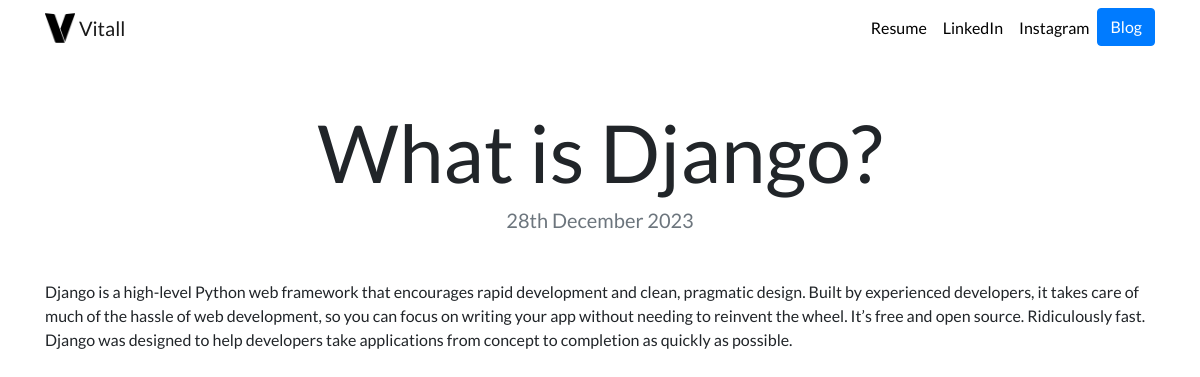
The app's page /blog/2/ with its own data.
### blog/models.py (models this page shows, shortened)
class Blog(models.Model):
    title = models.CharField(max_length=200)
    description = models.TextField()
    date = models.DateField()

### blog/views.py (the view)
# urls.py: path('<int:blog_id>/', views.detail, name='detail'),
def detail(request, blog_id):
    blog = get_object_or_404(Blog, pk=blog_id)
    return render(request, 'blog/detail.html',{'blog':blog})

### blog/templates/blog/detail.html
{% extends "portfolio/base.html" %}
{% load static %}
{% block content %}
<h1 class="text-center mt-5" id="blogdetailtitle">{{ blog.title }}</h1>
<h5 class="text-center text-muted mb-5">{{ blog.date|date:'jS F Y' }}</h5>
{{ blog.description|safe }}
{% endblock %}

### portfolio/static/portfolio/custom.css (style rules this page uses)
body { font-family: 'Lato', sans-serif; }
@media (min-width: 992px) { #blogdetailtitle { font-size: 5rem; } }

### records on screen
Blog: title "What is Django?", date "28th December 2023", description "Django is a high-level Python web framework that encourages rapid development and clean, pragmatic design. Built by experienced developers, it takes care of much of the hassle of web development, so you can focus on writing your app without needing to reinvent the wheel. It’s free and open source. Ridiculously fast. Django was designed to help developers take applications from concept to completion as quickly as possible."
